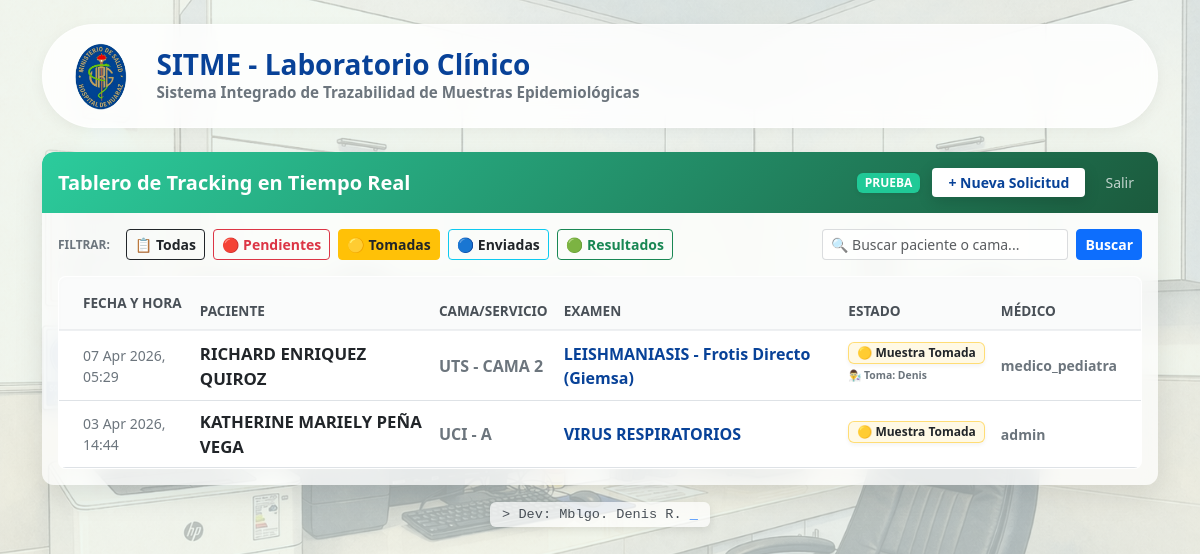
Screenshot of /?estado=TOMADO (signed in) with the database file from the repository.
### tracking/models.py (models this page shows, shortened)
class OrdenExamen(models.Model):
    ESTADO_CHOICES = [
        ('SOLICITADO', '🔴 Pendiente / Solicitado'),
        ('TOMADO', '🟡 Muestra Tomada'),
        ('ENVIADO', '🔵 Enviado a LIMA/DIRESA'),
        ('RESULTADO', '🟢 Resultado Recibido'),
    ]
    paciente_nombre = models.CharField(max_length=200, verbose_name="Nombre del Paciente")
    cama = models.CharField(max_length=50, verbose_name="Cama / Servicio")
    archivo_resultado = models.FileField(upload_to='resultados_pdf/', blank=True, null=True, verbose_name="PDF del Resultado")
    tipo_examen = models.ForeignKey(CatalogoExamen, on_delete=models.RESTRICT, verbose_name="Tipo de Examen")
    estado = models.CharField(max_length=20, choices=ESTADO_CHOICES, default='SOLICITADO', verbose_name="Estado de la Muestra")
    medico_solicitante = models.ForeignKey(User, on_delete=models.SET_NULL, null=True, verbose_name="Médico Solicitante")
    fecha_solicitud = models.DateTimeField(auto_now_add=True, verbose_name="Fecha y Hora de Solicitud")
    notas = models.TextField(blank=True, null=True, verbose_name="Observaciones / Justificación")
    laboratorista_toma = models.ForeignKey(User, on_delete=models.SET_NULL, null=True, blank=True, related_name='tomas_realizadas')
    laboratorista_envio = models.ForeignKey(User, on_delete=models.SET_NULL, null=True, blank=True, related_name='envios_realizados')
    laboratorista_resultado = models.ForeignKey(User, on_delete=models.SET_NULL, null=True, blank=True, related_name='resultados_subidos')
    class Meta:
        verbose_name = "Orden de Examen"
        verbose_name_plural = "Órdenes de Exámenes"
        ordering = ['-fecha_solicitud']

class CatalogoExamen(models.Model):
    nombre = models.CharField(max_length=100, unique=True, verbose_name="Nombre del Examen")
    activo = models.BooleanField(default=True, verbose_name="¿Disponible para solicitar?")
    class Meta:
        verbose_name = "Catálogo de Examen"
        verbose_name_plural = "Catálogo de Exámenes"
        ordering = ['nombre']

### tracking/views.py (the view)
# urls.py: path('', views.dashboard, name='dashboard'),
@login_required(login_url='login')
def dashboard(request):
    query = request.GET.get('q')
    estado_filtro = request.GET.get('estado')
    ordenes = OrdenExamen.objects.all()
    if estado_filtro and estado_filtro != 'TODAS':
        ordenes = ordenes.filter(estado=estado_filtro)
    if query:
        ordenes = ordenes.filter(
            Q(paciente_nombre__icontains=query) | Q(cama__icontains=query)
        )
    return render(request, 'tracking/dashboard.html', {
        'ordenes': ordenes,
        'estado_actual': estado_filtro
    })

### tracking/templates/tracking/dashboard.html (shortened to what this page needs)
{% load static %}
<!DOCTYPE html>
<html lang="es">
<head>
    <link href="https://cdn.jsdelivr.net/npm/bootstrap@5.3.0/dist/css/bootstrap.min.css" rel="stylesheet">
</head>
<body>
<div class="container mt-4 mb-5">
    <div class="row mb-4 align-items-center p-3 mx-0 glass-capsule">
        <div class="col-auto">
            <img src="{% static 'tracking/images/logo-hospital.png' %}" alt="Logo" style="height: 70px;">
        </div>
        <div class="col">
            <h3 class="fw-bold mb-0" style="color: #084298;">SITME - Laboratorio Clínico</h3>
            <p class="text-secondary mb-0 fw-semibold" style="font-size: 0.95rem;">Sistema Integrado de Trazabilidad de Muestras Epidemiológicas</p>
        </div>
    </div>
    <div class="glass-container border-0 overflow-hidden">
        <div class="institutional-header d-flex justify-content-between align-items-center p-3 border-0">
            <h5 class="mb-0 fw-bold">Tablero de Tracking en Tiempo Real</h5>
            <div>
                {% if user.is_authenticated %}
                    <span class="badge badge-rol me-2 px-2 py-1 shadow-sm">{{ user.first_name }}</span>
                    {% if user.username != 'epidemiologia' %}
                        <a href="{% url 'crear_orden' %}" class="btn bg-white btn-sm fw-bold border-0 px-3" style="color: #084298 !important; box-shadow: 0 4px 15px rgba(0,0,0,0.15) !important; transition: transform 0.2s, box-shadow 0.2s;" onmouseover="this.style.transform='translateY(-2px)'; this.style.boxShadow='0 6px 20px rgba(0,0,0,0.2) !important';" onmouseout="this.style.transform='translateY(0)'; this.style.boxShadow='0 4px 15px rgba(0,0,0,0.15) !important';">+ Nueva Solicitud</a>
                    {% endif %}
                    <form action="{% url 'logout' %}" method="post" class="d-inline">
                        <button type="submit" class="btn btn-outline-light btn-sm ms-2 opacity-75 border-0">Salir</button>
                    </form>
                {% else %}
                    <a href="{% url 'login' %}" class="btn btn-light text-primary btn-sm fw-bold shadow-sm">Iniciar Sesión para Solicitar</a>
                {% endif %}
            </div>
        </div>
        <div class="p-3 d-flex flex-wrap justify-content-between align-items-center gap-3">
            <div class="d-flex gap-2 align-items-center">
                <span class="fw-bold text-secondary me-2" style="font-size: 0.85rem;"><small>FILTRAR:</small></span>
                <a href="{% url 'dashboard' %}" class="btn btn-sm {% if not estado_actual or estado_actual == 'TODAS' %}btn-dark{% else %}btn-outline-dark{% endif %} fw-semibold">📋 Todas</a>
                <a href="?estado=SOLICITADO" class="btn btn-sm {% if estado_actual == 'SOLICITADO' %}btn-danger{% else %}btn-outline-danger{% endif %} fw-semibold">🔴 Pendientes</a>
                <a href="?estado=TOMADO" class="btn btn-sm {% if estado_actual == 'TOMADO' %}btn-warning text-dark{% else %}btn-outline-warning text-dark{% endif %} fw-semibold">🟡 Tomadas</a>
                <a href="?estado=ENVIADO" class="btn btn-sm {% if estado_actual == 'ENVIADO' %}btn-info text-dark{% else %}btn-outline-info text-dark{% endif %} fw-semibold">🔵 Enviadas</a>
                <a href="?estado=RESULTADO" class="btn btn-sm {% if estado_actual == 'RESULTADO' %}btn-success{% else %}btn-outline-success{% endif %} fw-semibold">🟢 Resultados</a>
            </div>
            <form method="GET" action="{% url 'dashboard' %}" class="d-flex" style="max-width: 320px; width: 100%;">
                <input type="text" name="q" class="form-control form-control-sm me-2 border-secondary border-opacity-25" style="background: rgba(255,255,255,0.8);" placeholder="🔍 Buscar paciente o cama..." value="{{ request.GET.q|default_if_none:'' }}">
                <button type="submit" class="btn btn-primary btn-sm fw-bold">Buscar</button>
            </form>
        </div>
        <div class="table-wrapper p-0 overflow-hidden">
            <div class="table-responsive">
                <table class="table table-custom align-middle mb-0" style="background: transparent;">
                    <thead>
                        <tr>
                            <th class="ps-4 py-3">Fecha y Hora</th>
                            <th>Paciente</th>
                            <th>Cama/Servicio</th>
                            <th>Examen</th>
                            <th>Estado</th>
                            <th class="pe-4">Médico</th>
                        </tr>
                    </thead>
                    <tbody>
                        {% for orden in ordenes %}
                        <tr>
                            <td class="ps-4 text-secondary small">{{ orden.fecha_solicitud|date:"d M Y, H:i" }}</td>
                            <td class="fw-bold" style="color: #212529; font-size: 1.05rem;">{{ orden.paciente_nombre }}</td>
                            <td class="fw-semibold text-secondary">{{ orden.cama }}</td>
                            <td class="fw-bold" style="color: #084298;">{{ orden.tipo_examen.nombre }}</td>
                            <td>
                                {% if orden.estado == 'SOLICITADO' %}
                                    <span class="badge badge-custom bg-danger bg-opacity-10 text-danger border border-danger border-opacity-25 px-2 py-1 estado-alerta">{{ orden.get_estado_display }}</span>
                                {% elif orden.estado == 'TOMADO' %}
                                    <span class="badge badge-custom bg-warning bg-opacity-10 text-dark border border-warning border-opacity-50 px-2 py-1">{{ orden.get_estado_display }}</span>
                                {% elif orden.estado == 'ENVIADO' %}
                                    <span class="badge badge-custom bg-info bg-opacity-10 border border-info border-opacity-50 px-2 py-1" style="color: #084298 !important;">{{ orden.get_estado_display }}</span>
                                {% else %}
                                    <span class="badge badge-custom bg-success bg-opacity-10 text-success border border-success border-opacity-25 px-2 py-1">{{ orden.get_estado_display }}</span>
                                {% endif %}
                                <div class="mt-1" style="font-size: 0.65rem; color: #6c757d; font-weight: 600;">
                                    {% if orden.estado == 'TOMADO' and orden.laboratorista_toma %}
                                        👨‍🔬 Toma: {{ orden.laboratorista_toma.first_name }}
                                    {% elif orden.estado == 'ENVIADO' and orden.laboratorista_envio %}
                                        📦 Envío: {{ orden.laboratorista_envio.first_name }}
                                    {% elif orden.estado == 'RESULTADO' and orden.laboratorista_resultado %}
                                        ✅ Procesó: {{ orden.laboratorista_resultado.first_name }}
                                    {% endif %}
                                </div>
                            </td>
                            <td class="pe-4 text-secondary small fw-semibold">{{ orden.medico_solicitante.username|default:"N/A" }}</td>
                        </tr>
                        {% endfor %}
                    </tbody>
                </table>
            </div>
        </div>
    </div>
</div>
<div class="firma-hacker">
    <span style="font-family: 'Courier New', Courier, monospace; font-size: 0.85rem; color: #495057; background: rgba(255,255,255,0.7); padding: 5px 12px; border-radius: 6px; backdrop-filter: blur(5px); box-shadow: 0 2px 10px rgba(0,0,0,0.1);">
        > Dev: Mblgo. Denis R. <span class="blinking-cursor">_</span>
    </span>
</div>
</body>
</html>

### rows the page displays
OrdenExamen: fecha_solicitud "07 Apr 2026, 05:29", paciente_nombre "RICHARD ENRIQUEZ QUIROZ", cama "UTS - CAMA 2", tipo_examen.nombre "LEISHMANIASIS - Frotis Directo (Giemsa)", estado "🟡 Muestra Tomada", laboratorista_toma.first_name "Denis", medico_solicitante.username "medico_pediatra"
OrdenExamen: fecha_solicitud "03 Apr 2026, 14:44", paciente_nombre "KATHERINE MARIELY PEÑA VEGA", cama "UCI - A", tipo_examen.nombre "VIRUS RESPIRATORIOS", estado "🟡 Muestra Tomada", medico_solicitante.username "admin"

### other values shown
{{ user.first_name }} "PRUEBA"
